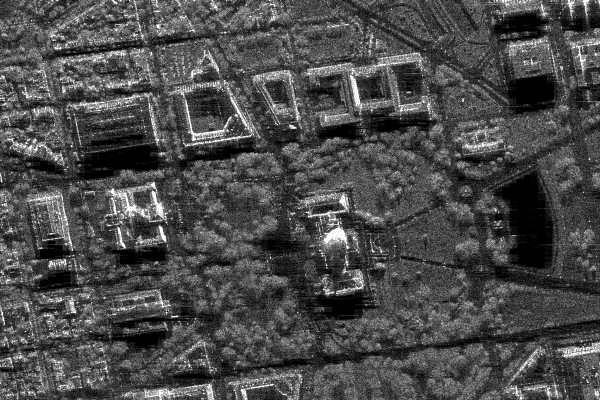
#> input picture Practice_1/sar_1_gray.jpg, 600 x 400 px
$ jupyter execute DE_IP_2024_Task_1.ipynb
#> lines starting #> are read from the running program, lines starting #| are printed output that depends on the picture; after the words box and inside, x2 and y2 are one past the last pixel; in counts of white or black regions, pixels touching at a corner belong together
[cell 1]
import cv2
import matplotlib.pyplot as plt
import numpy as np
from skimage.metrics import structural_similarity, mean_squared_error

plt.rcParams['figure.figsize'] = [12, 8]
plt.rcParams['font.size'] = 12

---
## Загрузка изображения и гистограмма

[cell 2]
image = cv2.imread('sar_1_gray.jpg')
#> image is the input picture: shape (400, 600, 3); min 0, max 255, mean 74.9
image_gray = cv2.cvtColor(image, cv2.COLOR_BGR2GRAY)
hist = cv2.calcHist([image_gray], [0], None, [256], (0, 256))
#> hist = 256 values, max 3786 at index 1, min 40 at index 251, mean 937.5

fig, axes = plt.subplots(1, 2, figsize=(14, 5))
axes[0].imshow(image_gray, cmap='gray')
axes[0].set_title('Исходное изображение', fontweight='bold')
axes[0].axis('off')

axes[1].fill_between(range(256), hist.flatten(), alpha=0.7, color='steelblue')
axes[1].set_title('Гистограмма яркости', fontweight='bold')
axes[1].set_xlabel('Яркость')
axes[1].set_ylabel('Частота')
axes[1].grid(True, alpha=0.3)
plt.tight_layout()
plt.show()
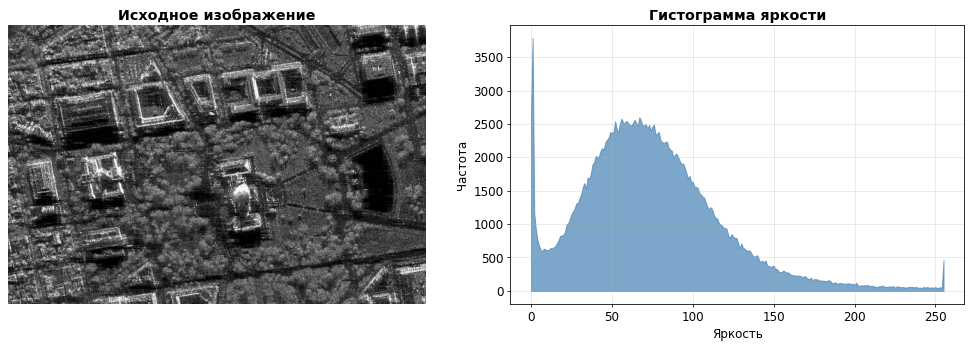
#> figure drawn by matplotlib, 2 panels

---
## Гамма-коррекция

[cell 3]
def gamma_correction(source, gamma):
    """Гамма-коррекция: gamma < 1 осветляет, gamma > 1 затемняет"""
#> called with gamma = 0.5
    normalized = source / 255.0
    corrected = np.power(normalized, gamma)
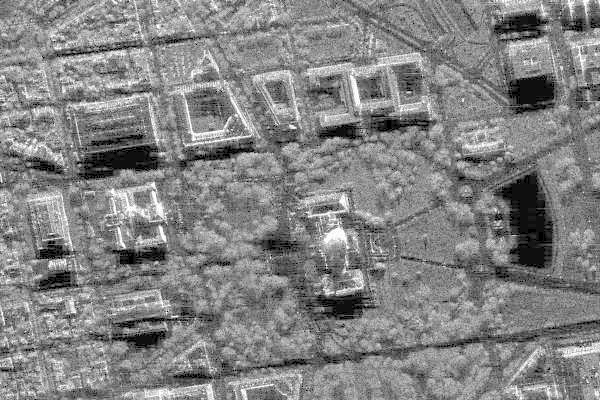
#> corrected: shape (400, 600, 3) float64; min 0, max 1, mean 0.514
    return (corrected * 255).astype(np.uint8)

# Применение
gamma_low, gamma_high = 0.5, 2.0
image_gamma_low = gamma_correction(image, gamma_low)
image_gamma_high = gamma_correction(image, gamma_high)
#> call 2 of gamma_correction, with gamma = 2
#> in gamma_correction (call 2), `corrected = np.power(normalized, gamma)`:
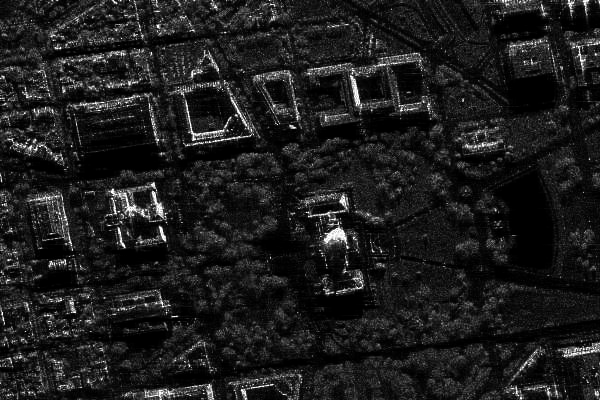
#> corrected: shape (400, 600, 3) float64; min 0, max 1, mean 0.116

fig, axes = plt.subplots(1, 3, figsize=(16, 5))
titles = ['Оригинал', f'γ = {gamma_low} (осветление)', f'γ = {gamma_high} (затемнение)']
images = [image, image_gamma_low, image_gamma_high]

for ax, img, title in zip(axes, images, titles):
    ax.imshow(cv2.cvtColor(img, cv2.COLOR_BGR2RGB))
    ax.set_title(title, fontweight='bold')
    ax.axis('off')
#> this loop made 3 passes
#> title on passes 1 to 3: 'Оригинал', 'γ = 0.5 (осветление)', 'γ = 2.0 (затемнение)'
plt.tight_layout()
plt.show()

---
## Сравнение изображений (MSE, SSIM)

[cell 4]
(ssim_low, diff_low) = structural_similarity(image, image_gamma_low, full=True, win_size=3, channel_axis=2)
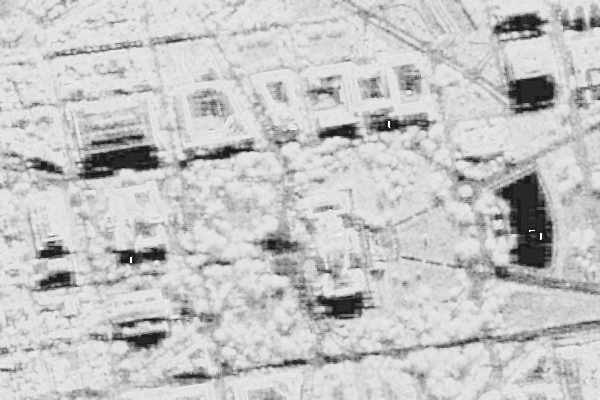
#> diff_low: shape (400, 600, 3) float64; min 0.0911, max 1, mean 0.774
#> ssim_low = 0.773
mse_low = mean_squared_error(image, image_gamma_low)
#> mse_low = 3250.4

(ssim_high, diff_high) = structural_similarity(image, image_gamma_high, full=True, win_size=3, channel_axis=2)
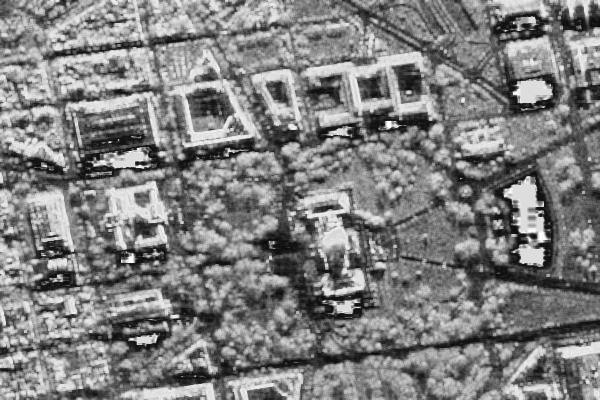
#> diff_high: shape (400, 600, 3) float64; min 0.0323, max 1, mean 0.501
#> ssim_high = 0.5
mse_high = mean_squared_error(image, image_gamma_high)
#> mse_high = 2383.8

print('=' * 50)
print('СРАВНЕНИЕ ИЗОБРАЖЕНИЙ')
print('=' * 50)
print(f"{'Метрика':<15} {'γ = 0.5':<15} {'γ = 2.0':<15}")
print('-' * 50)
print(f"{'MSE':<15} {mse_low:<15.2f} {mse_high:<15.2f}")
#| MSE             3250.43         2383.76
print(f"{'SSIM':<15} {ssim_low:<15.4f} {ssim_high:<15.4f}")
#| SSIM            0.7734          0.5005

fig, axes = plt.subplots(1, 2, figsize=(12, 5))
axes[0].imshow((diff_low * 255).astype('uint8'))
axes[0].set_title(f'Различия (γ={gamma_low})', fontweight='bold')
axes[0].axis('off')
axes[1].imshow((diff_high * 255).astype('uint8'))
axes[1].set_title(f'Различия (γ={gamma_high})', fontweight='bold')
axes[1].axis('off')
plt.tight_layout()
plt.show()
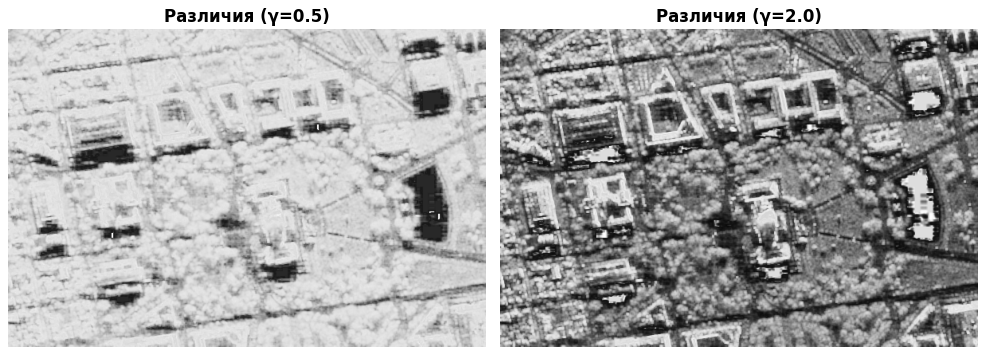
#> figure drawn by matplotlib, 2 panels

---
## Статистическая цветокоррекция

[cell 5]
def statistical_color_correction(source):
    """Коррекция на основе статистики эквализированного изображения"""
    eq_gray = cv2.equalizeHist(cv2.cvtColor(source, cv2.COLOR_BGR2GRAY))
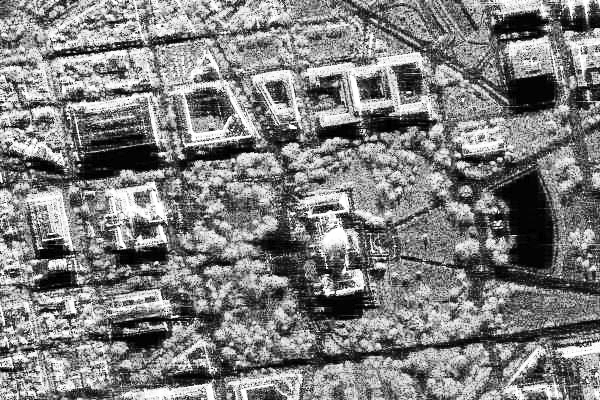
#> eq_gray: shape (400, 600); min 0, max 255, mean 127
    corrected = ((source.astype(np.float32) - source.mean()) *
                 (eq_gray.std() / source.std()) + eq_gray.mean())
    return np.clip(corrected, 0, 255).astype(np.uint8)
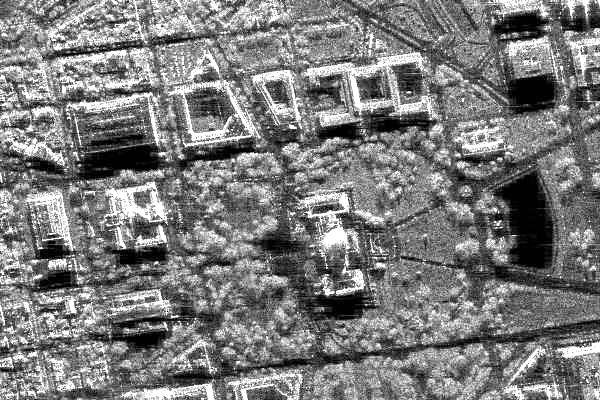
#> returned value: shape (400, 600, 3); min 0, max 255, mean 123.1

image_corrected = statistical_color_correction(image)

fig, axes = plt.subplots(1, 2, figsize=(14, 6))
axes[0].imshow(cv2.cvtColor(image, cv2.COLOR_BGR2RGB))
axes[0].set_title('Исходное', fontweight='bold')
axes[0].axis('off')
axes[1].imshow(cv2.cvtColor(image_corrected, cv2.COLOR_BGR2RGB))
axes[1].set_title('После коррекции', fontweight='bold')
axes[1].axis('off')
plt.tight_layout()
plt.show()

print(f'Среднее: {image.mean():.2f} → {image_corrected.mean():.2f}')
#| Среднее: 74.94 → 123.12
print(f'Стд.откл.: {image.std():.2f} → {image_corrected.std():.2f}')
#| Стд.откл.: 43.66 → 65.30

---
## Пороговая фильтрация

[cell 6]
thresholds = [50, 100, 150, 200]

fig, axes = plt.subplots(2, 2, figsize=(12, 10))
for ax, T in zip(axes.flatten(), thresholds):
    _, result = cv2.threshold(image_gray, T, 255, cv2.THRESH_BINARY)
    ax.imshow(result, cmap='gray')
    ax.set_title(f'Порог = {T}', fontweight='bold')
    ax.axis('off')
#> this loop made 4 passes
#> pass 1, `_, result = cv2.threshold(image_gray, T, 255, cv2.THRESH_BINARY)`:
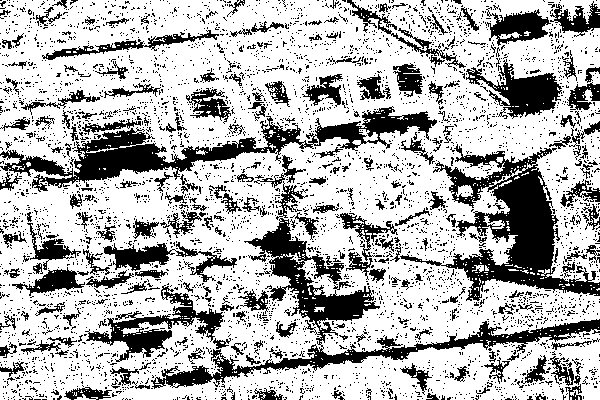
#> result: shape (400, 600); 70.5% white; 4371 black regions (4132 under 20 px), largest, box (x1, y1, x2, y2) and area: (151, 218, 600, 389) 9418, (400, 144, 600, 301) 9322, (0, 106, 437, 192) 8317
plt.suptitle('Бинарная пороговая фильтрация', fontsize=16, fontweight='bold')
plt.tight_layout()
plt.show()
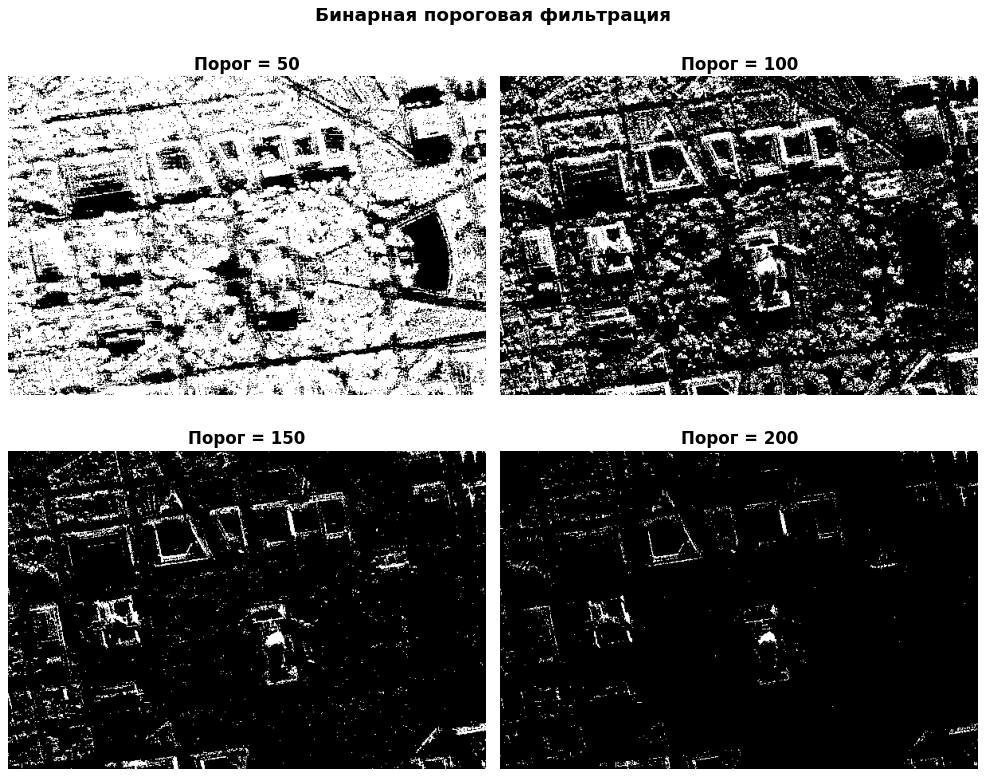
#> figure drawn by matplotlib, 4 panels
